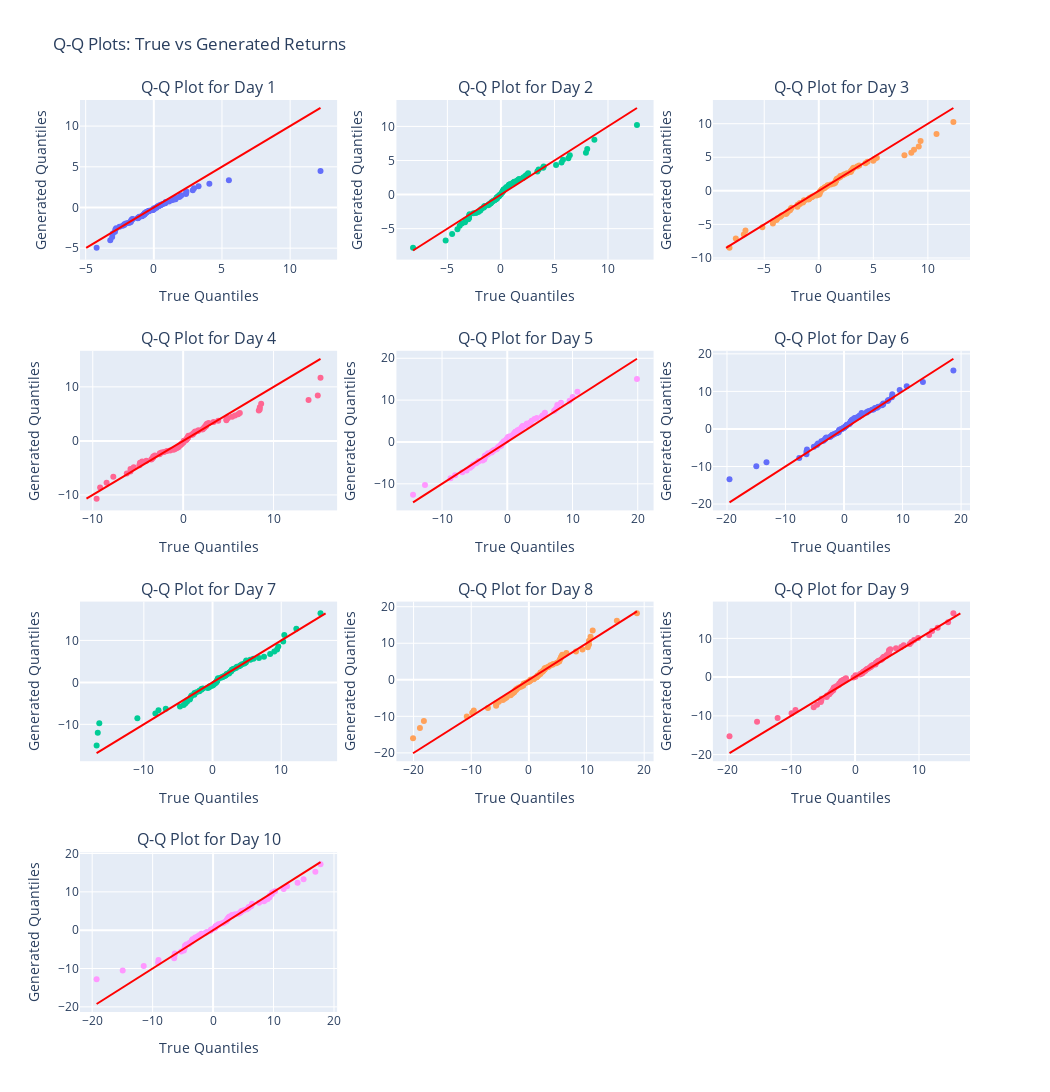

Notebook code for this chart:
### Code cell
pl.qq_plot(rounded_returns, bayesian_returns)
